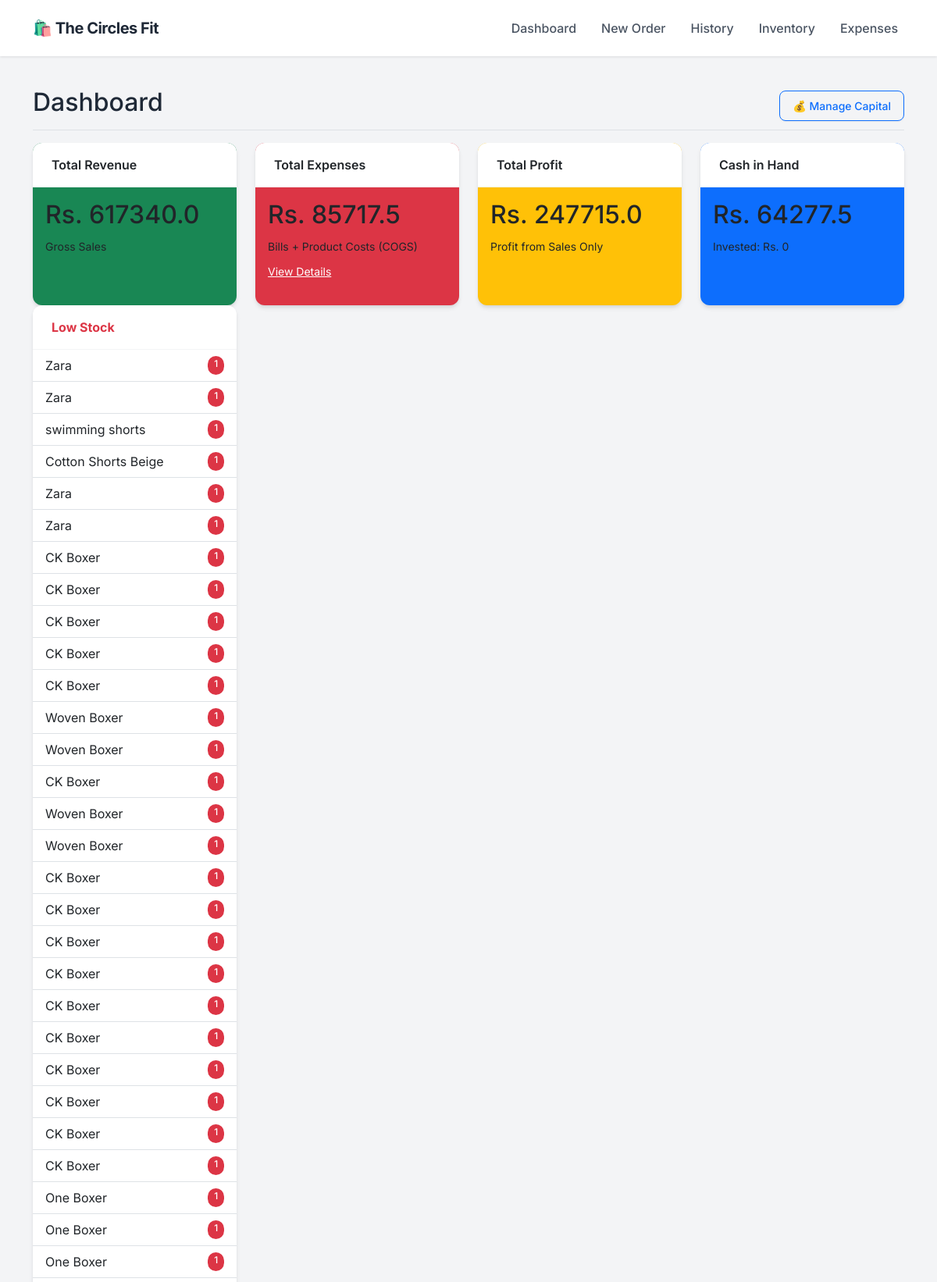
The page / (upper part) on the database its author committed.
### app.py (models this page shows)
class Product(db.Model):
    id = db.Column(db.Integer, primary_key=True)
    sku = db.Column(db.String(50), unique=True, nullable=True)
    name = db.Column(db.String(100), nullable=False)
    size = db.Column(db.String(10), nullable=False)
    cost_price = db.Column(db.Float, default=0.0)
    price = db.Column(db.Float, nullable=False)
    stock = db.Column(db.Integer, default=0)
    image = db.Column(db.String(100), nullable=True)

### app.py (the view)
@app.route('/')
def dashboard():
    total_investment = db.session.query(db.func.sum(Investment.amount)).scalar() or 0
    total_sales = db.session.query(db.func.sum(Order.total_amount)).scalar() or 0
    manual_expenses = db.session.query(db.func.sum(Expense.amount)).scalar() or 0
    current_inventory_cost = 0
    products = Product.query.all()
    for p in products:
        current_inventory_cost += (p.stock * p.cost_price)
    gross_profit = db.session.query(db.func.sum(Order.profit)).scalar() or 0
    cost_of_sold_goods = total_sales - gross_profit
    total_product_spend = current_inventory_cost + cost_of_sold_goods
    cash_in_hand = (total_investment + total_sales) - (total_product_spend + manual_expenses)
    net_profit = gross_profit # As you requested previously (Sales Profit only)
    recent_orders = Order.query.order_by(Order.date.desc()).limit(5).all()
    low_stock = Product.query.filter(Product.stock < 2, Product.stock > 0).all()
    out_of_stock = Product.query.filter(Product.stock == 0).all()
    investments = Investment.query.order_by(Investment.date.desc()).all()
    return render_template('dashboard.html',
                           sales=total_sales,
                           gross_profit=gross_profit,
                           expenses=manual_expenses,
                           net_profit=net_profit,
                           cash_in_hand=cash_in_hand, # <--- NEW DATA
                           total_investment=total_investment, # <--- NEW DATA
                           orders=recent_orders,
                           investments=investments,
                           low_stock=low_stock,
                           out_of_stock=out_of_stock)

### templates/dashboard.html (shortened to what this page needs)
{% extends "layout.html" %}
{% block content %}
<div class="d-flex justify-content-between flex-wrap flex-md-nowrap align-items-center pt-3 pb-2 mb-3 border-bottom">
    <h1 class="h2">Dashboard</h1>
    <div class="btn-toolbar mb-2 mb-md-0">
        <button type="button" class="btn btn-sm btn-outline-primary" data-bs-toggle="modal" data-bs-target="#investmentHistoryModal">
    💰 Manage Capital
</button>
    </div>
</div>
<div class="row mb-4">
    <div class="col-md-3">
        <div class="card text-dark bg-success mb-3 h-100">
            <div class="card-header">Total Revenue</div>
            <div class="card-body">
                <h2 class="card-title">Rs. {{ sales }}</h2>
                <small>Gross Sales</small>
            </div>
        </div>
    </div>
    <div class="col-md-3">
        <div class="card text-dark bg-danger mb-3 h-100">
            <div class="card-header">Total Expenses</div>
            <div class="card-body">
                <h2 class="card-title">Rs. {{ expenses }}</h2>
                <small>Bills + Product Costs (COGS)</small> <div class="mt-2">
                    <a href="/expenses" class="text-white text-decoration-underline small">View Details</a>
                </div>
            </div>
        </div>
    </div>
    <div class="col-md-3">
        <div class="card text-dark bg-warning mb-3 h-100">
            <div class="card-header">Total Profit</div>
            <div class="card-body">
                <h2 class="card-title">Rs. {{ net_profit }}</h2>
                <small>Profit from Sales Only</small>
            </div>
        </div>
    </div>
    <div class="col-md-3">
        <div class="card text-dark bg-primary mb-3 h-100">
            <div class="card-header">Cash in Hand</div>
            <div class="card-body">
                <h2 class="card-title">Rs. {{ cash_in_hand }}</h2>
                <small>Invested: Rs. {{ total_investment }}</small>
            </div>
        </div>
    </div>
    <div class="col-md-3">
        <div class="card border-danger h-100">
            <div class="card-header bg-transparent text-danger fw-bold">Low Stock</div>
            <ul class="list-group list-group-flush list-group-sm">
                {% for item in low_stock %}
                <li class="list-group-item d-flex justify-content-between">
                    <span>{{ item.name }}</span>
                    <span class="badge bg-danger rounded-pill">{{ item.stock }}</span>
                </li>
                {% endfor %}
            </ul>
        </div>
    </div>
</div>
{% endblock %}

### templates/layout.html (style rules this page uses)
:root { --primary-color: #2563eb; --bg-color: #f3f4f6; --text-dark: #1f2937; --card-shadow: 0 4px 6px -1px rgba(0, 0, 0, 0.1), 0 2px 4px -1px rgba(0, 0, 0, 0.06); }
body { font-family: 'Inter', sans-serif; background-color: var(--bg-color); color: var(--text-dark); }
.card { border: none; border-radius: 12px; box-shadow: var(--card-shadow); background: #ffffff; transition: transform 0.2s; }
.card-header { background-color: #ffffff; border-bottom: 1px solid #f3f4f6; font-weight: 600; padding: 1rem 1.5rem; border-radius: 12px 12px 0 0 !important; }
.btn { border-radius: 8px; font-weight: 500; padding: 0.5rem 1rem; box-shadow: 0 1px 2px 0 rgba(0, 0, 0, 0.05); }
.badge { padding: 0.35em 0.65em; font-weight: 500; border-radius: 6px; }

### rows shown on the page
Product: name "Zara", stock "1"
Product: name "Zara", stock "1"
Product: name "swimming shorts", stock "1"
Product: name "Cotton Shorts Beige", stock "1"
Product: name "Zara", stock "1"
Product: name "Zara", stock "1"
Product: name "CK Boxer", stock "1"
Product: name "CK Boxer", stock "1"
Product: name "CK Boxer", stock "1"
Product: name "CK Boxer", stock "1"
Product: name "CK Boxer", stock "1"
Product: name "Woven Boxer", stock "1"
Product: name "Woven Boxer", stock "1"
Product: name "CK Boxer", stock "1"
Product: name "Woven Boxer", stock "1"
Product: name "Woven Boxer", stock "1"
Product: name "CK Boxer", stock "1"
Product: name "CK Boxer", stock "1"
Product: name "CK Boxer", stock "1"
Product: name "CK Boxer", stock "1"
Product: name "CK Boxer", stock "1"
Product: name "CK Boxer", stock "1"
Product: name "CK Boxer", stock "1"
Product: name "CK Boxer", stock "1"
Product: name "CK Boxer", stock "1"
Product: name "CK Boxer", stock "1"
Product: name "One Boxer", stock "1"
Product: name "One Boxer", stock "1"
Product: name "One Boxer", stock "1"

### other values the page prints
{{ sales }} "617340.0"
{{ expenses }} "85717.5"
{{ net_profit }} "247715.0"
{{ cash_in_hand }} "64277.5"
{{ total_investment }} "0"
